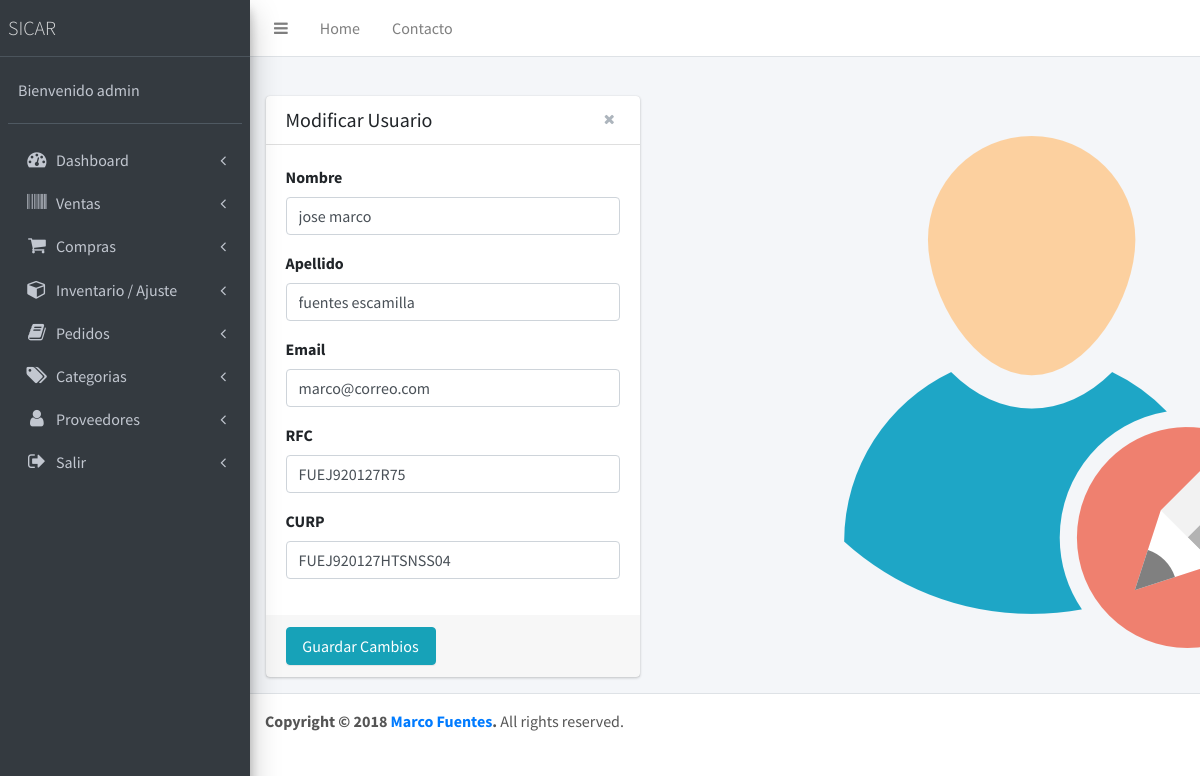
Page /index.php?action=editarUsuario&usr=3 (signed in) on the committed database.
### tables this page shows
CREATE TABLE `proveedores` (
  `id` int(11) NOT NULL,
  `first_name` varchar(20) NOT NULL,
  `last_name` varchar(20) NOT NULL,
  `user_email` varchar(64) NOT NULL,
  `date_added` datetime NOT NULL,
  `rfc` varchar(100) NOT NULL,
  `curp` varchar(100) NOT NULL
);

### controllers/productsController.php (called while the page is built, shortened)
<?php
	class ProductsController{
		public function template(){
			include "views/template.php";
		}
		public function productsLinks(){
			if(isset($_GET["action"])){
				$link = $_GET["action"];
			}else{
				$link = "index";
			}
			$resp = Pages::linkPagesM($link);
			include $resp;
		}
        public static function getUserByIdController($usr){
            $usrData = DatosProd::getUserByIdModel("proveedores", $usr);
            return $usrData;
        }
	}
?>

### index.php (called while the page is built, shortened)
<?php
require_once "models/crudProductos.php";
require_once "controllers/productsController.php";
$mvc = new ProductsController();
$mvc -> template();
?>

### models/conexion.php (called while the page is built)
<?php
class Conexion{
	public static function conectar(){
		$link = new PDO("mysql:host=localhost;dbname=sicar","root","SANCHEZ55");
        return $link;
	}
}

### models/crudProductos.php (called while the page is built, shortened)
<?php
	require_once("conexion.php");
	class DatosProd extends Conexion{
        public static function getUserByIdModel($table, $usr){
            $statement = Conexion::conectar()->prepare("SELECT * FROM $table WHERE id = :id");
            $statement->bindParam(":id", $usr, PDO::PARAM_STR);
            $statement->execute();
            return $statement->fetch();
        }
	}
?>

### views/modules/editarUsuario.php (the view, shortened to what this page needs)
<?php
$vistaEditarUsuario = new ProductsController();
?>
<div class="content-wrapper">
    <section class="content-header">
        <div class="container-fluid">
            <div class="row mb-2">
                <div class="col-sm-6">
                </div>
            </div>
        </div>
    </section>
    <section class="content" style="">
        <div class="container-fluid">
            <div class="row">
                <div class="col-md-5">
                    <div class="card card-white">
                        <div class="card-header">
                            <h1 class="card-title">Modificar Usuario</h1>
                            <div class="card-tools">
                                <a href="index.php?action=usuarios"><button type="button" class="btn btn-tool"><i class="fa fa-remove"></i></button></a>
                            </div>
                        </div>
                        <?php
                            $usr = $_GET["usr"];
                            $usrData = $vistaEditarUsuario->getUserByIdController($usr);
                        ?>
                        <form role="form" style="" method="post">
                            <div class="card-body">
                                <div class="form-group">
                                    <label for="nombre">Nombre</label>
                                    <input type="text" class="form-control" placeholder="" name="nombre" value="<?php echo $usrData["first_name"]?>" required>
                                </div>
                                <div class="form-group">
                                    <label for="apellido">Apellido</label>
                                    <input type="text" class="form-control"  placeholder="" name="apellido" value="<?php echo $usrData["last_name"]?>" required>
                                </div>
                                <div class="form-group">
                                    <label for="correo">Email</label>
                                    <input type="text" class="form-control"  placeholder="" name="email" value="<?php echo $usrData["user_email"]?>" required>
                                </div>
                                <div class="form-group">
                                    <label for="rfc">RFC</label>
                                    <input type="text" class="form-control"  placeholder="" name="rfc" value="<?php echo $usrData["rfc"]?>" required>
                                </div>
                                <div class="form-group">
                                    <label for="curp">CURP</label>
                                    <input type="text" class="form-control"  placeholder="" name="curp" value="<?php echo $usrData["curp"]?>" required>
                                </div>
                            </div>
                            <div class="card-footer">
                                <button type="submit" class="btn btn-info" style="width: 150px;" name="modificar">Guardar Cambios</button>
                            </div>
                            </div>
                    </div>
                    <div class="col-md-6">
                        <img src="views/dist/img/user.png" style="padding:40px 20px 20px 160px;" />
                    </div>
                </div>
            </div>
        </div>
</div>

### rows in the picture
proveedores: nombre "jose marco", apellido "fuentes escamilla", email "marco@correo.com", rfc "FUEJ920127R75", curp "FUEJ920127HTSNSS04"

### other values in the picture
$_SESSION["usuario"] "admin"
